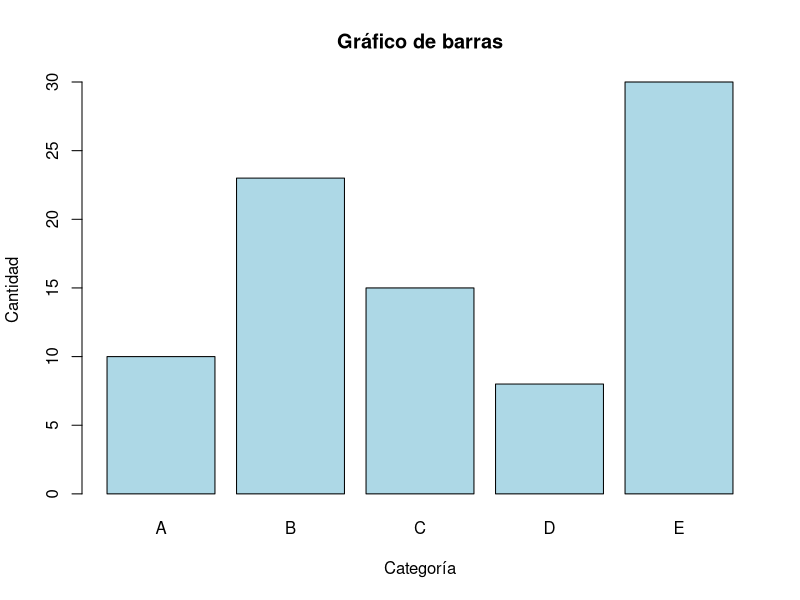
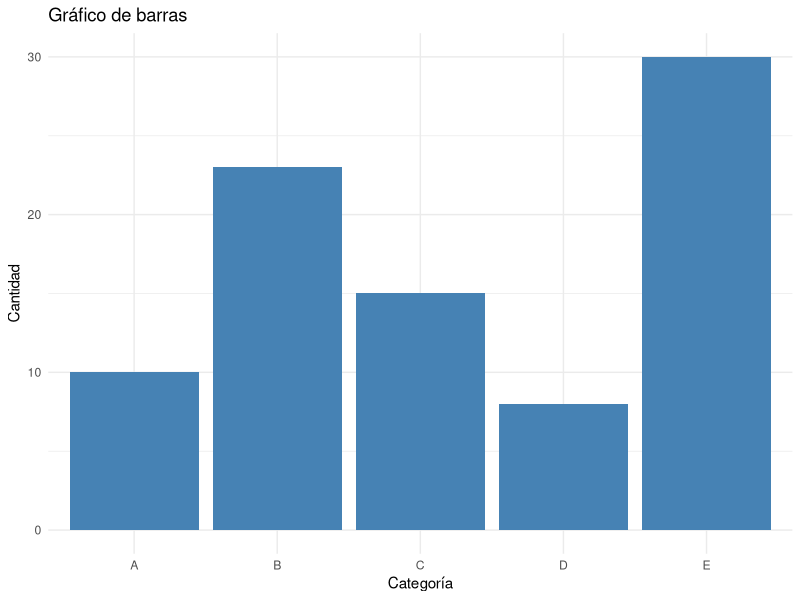

Source code (R) for these figures, in order:
#R basico

#alt + -  <- 

nombre <- "Flavio"
saludo <- "Hola"

paste(saludo, nombre, sep = "_")

?paste

(nth <- paste0(1:12, c("st", "nd", "rd", rep("th", 9))))

# Base

notas <-c(15, 17, 18, 16)
?c
newnota <-notas + 1
nota_p <- mean(newnota)


# Tydiverse

library(tidyverse)

#pipe  => %<%  (ctrl + shift + m)
notas <- c(15, 16, 18, 14 ,17, 13) %>% 
  +1 %>% 
  mean(.)

notas


# Comparacion -------------------------------------------------------------


#base
# Crear un conjunto de datos de ejemplo
categorias <- c("A", "B", "C", "D", "E")
cantidades <- c(10, 23, 15, 8, 30)

# Crear el gráfico de barras
barplot(cantidades, 
        names.arg = categorias,  # Nombres de las categorías
        col = "lightblue",        # Color de las barras
        main = "Gráfico de barras", # Título del gráfico
        xlab = "Categoría",        # Etiqueta del eje X
        ylab = "Cantidad",         # Etiqueta del eje Y
        border = "black")          # Color del borde de las barras

#tydiverse

# Crear un conjunto de datos de ejemplo
data <- data.frame(
  Categoria = c("A", "B", "C", "D", "E"),
  Cantidad = c(10, 23, 15, 8, 30)
)

# Crear el gráfico de barras
ggplot(data, aes(x = Categoria, y = Cantidad)) +
  geom_bar(stat = "identity", fill = "steelblue") +
  theme_minimal() +
  labs(title = "Gráfico de barras",
       x = "Categoría",
       y = "Cantidad")








